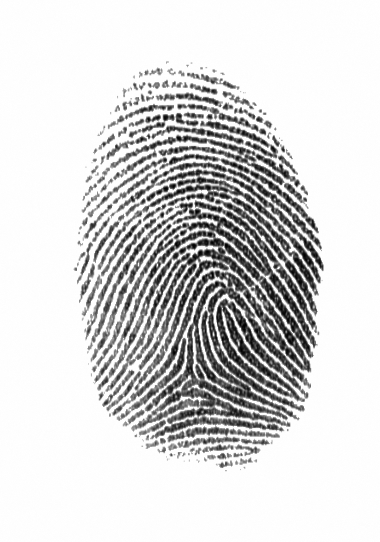
#> input picture fingerprints/finger_print_01_01_C.bmp, 380 x 542 px
$ jupyter execute main.ipynb
#> lines starting #> are read from the running program, lines starting #| are printed output that depends on the picture
### ImageProportionalResizer.py
import cv2 as cv


class ImageProportionalResizer:
    def resize(self, image, proportion=1/3):
        return cv.resize(image, (int(image.shape[1] * proportion), int(image.shape[0] * proportion)))

### OrientationFieldCreator.py
import cv2 as cv
import numpy as np


class OrientationFieldCreator:
    def __init__(self, block_size):
        self.block_size = block_size

    def _calculate_gradients(self, image, block_size):
        b = block_size // 2
        gradient_x, gradient_y = cv.Sobel(image, cv.CV_64F, 1, 0, ksize=3), cv.Sobel(image, cv.CV_64F, 0, 1, ksize=3)
        g_xx = np.zeros_like(image, dtype=float)
        g_yy = np.zeros_like(image, dtype=float)
        g_xy = np.zeros_like(image, dtype=float)
        for i in range(b, gradient_x.shape[0] - b):
            for j in range(b, gradient_x.shape[1] - b):
                window_x = gradient_x[i-b:i+b+1, j-b:j+b+1]
                window_y = gradient_y[i-b:i+b+1, j-b:j+b+1]
                g_xx[i, j] = np.sum(window_x ** 2)
                g_yy[i, j] = np.sum(window_y ** 2)
                g_xy[i, j] = np.sum(window_x * window_y)
        return g_xx, g_yy, g_xy

    def create_field_for(self, image):
        gray_image = cv.cvtColor(image, cv.COLOR_BGR2GRAY) if len(image.shape) == 3 else image
        g_xx, g_yy, g_xy = self._calculate_gradients(gray_image, self.block_size)
        return np.rad2deg(0.5 * np.pi + 0.5 * np.arctan2(2 * g_xy, g_xx - g_yy)) % 180

### HighContrastPointDetector.py
import numpy as np
import cv2 as cv


class HighContrastPointDetector:
    def __init__(self, std):
        self.std = std

    def calculate_for(self, image):
        total_gradient_change = self._calculate_gradient(image)
        return np.argwhere(total_gradient_change > self._contrast_threshold(total_gradient_change))

    def _contrast_threshold(self, total_gradient_change):
        return np.mean(total_gradient_change) + self.std * np.std(total_gradient_change)

    def _calculate_gradient(self, image):
        sobel_x_abs = np.abs(cv.Sobel(image, cv.CV_64F, 1, 0, ksize=11))
        sobel_y_abs = np.abs(cv.Sobel(image, cv.CV_64F, 0, 1, ksize=11))
        return sobel_x_abs + sobel_y_abs

### ClusterCreator.py
from collections import defaultdict

from sklearn.cluster import DBSCAN


class ClusterCreator:
    def __init__(self, distance=10, minimum_samples_per_cluster=12):
        self.distance = distance
        self.minimum_samples_per_cluster = minimum_samples_per_cluster

    def calculate(self, points):
        return self._create_dictionary(DBSCAN(eps=self.distance, min_samples=self.minimum_samples_per_cluster)
                                       .fit(points), points)

    def _create_dictionary(self, clustering, points):
        clusters = defaultdict(lambda: [])
        for label, point in zip(clustering.labels_, points):
            if label != -1: clusters[label].append(point)
        return clusters

### Fingerprint.py
from ClusterCreator import ClusterCreator
from HighContrastPointDetector import HighContrastPointDetector
from ImageProportionalResizer import ImageProportionalResizer
from OrientationFieldCreator import OrientationFieldCreator

resizer = ImageProportionalResizer()
orientation_field_creator = OrientationFieldCreator(16)
hc_detector = HighContrastPointDetector(3.5)
cluster_creator = ClusterCreator(distance=5, minimum_samples_per_cluster=20)


class Fingerprint:
    def __init__(self, name, fingerprint_image):
        self.name = name
        self.resized_image = resizer.resize(fingerprint_image, proportion=1/3) if fingerprint_image.shape[0] > 200 else fingerprint_image
        self.orientation_field = orientation_field_creator.create_field_for(self.resized_image)
        self.hc_points = hc_detector.calculate_for(self.orientation_field)
        self.clusters = cluster_creator.calculate(self.hc_points)

### DistanceCalculator.py
import numpy as np


class DistanceCalculator:
    def _normalize(self, coords):
        min_x = min([coord[0] for coord in coords])
        max_x = max([coord[0] for coord in coords])
        min_y = min([coord[1] for coord in coords])
        max_y = max([coord[1] for coord in coords])
        return np.array([
            np.array([(x - min_x) / (max_x - min_x) if max_x != min_x else 0,
                      (y - min_y) / (max_y - min_y) if max_y != min_y else 0]) for x, y in coords])

    def calculate_distances(self, one_d_points):
        result = []
        for i in range(len([one_d_points[-1]])):
            for j in range(i + 1, len(one_d_points)):
                result.append(abs(one_d_points[i] - one_d_points[j]))
        return result

    def calculate_distance_intra_cluster(self, coords):
        coords = self._normalize(coords)
        max_coord = np.max(coords, axis=0)
        min_coord = np.min(coords, axis=0)
        quartile_x = np.percentile([coord[0] for coord in coords], [10, 20, 25, 30, 40, 50, 60, 70, 75, 80, 90, 100])
        quartile_y = np.percentile([coord[1] for coord in coords], [10, 20, 25, 30, 40, 50, 60, 70, 75, 80, 90, 100])
        centroid = np.mean(coords, axis=0)
        return np.mean(self.calculate_distances(
            list(quartile_x) + list(quartile_y) + list(max_coord) + list(min_coord) + list(centroid)))

    def _calculate_distance_inter_cluster(self, coords_cluster1, coords_cluster2):
        return abs(self.calculate_distance_intra_cluster(coords_cluster1) - self.calculate_distance_intra_cluster(
            coords_cluster2))

    def distance_for(self, finger_print_1, finger_print_2):
        distances = []
        for cluster_key_i in finger_print_1.clusters.keys():
            for cluster_key_j in finger_print_2.clusters.keys():
                distances.append(self._calculate_distance_inter_cluster(finger_print_1.clusters[cluster_key_i],
                                                                        finger_print_2.clusters[cluster_key_j]))
        return abs(len(finger_print_1.clusters) - len(finger_print_2.clusters)) / np.min(distances) if distances else 100

### FingerprintComparator.py
from DistanceCalculator import DistanceCalculator


class FingerPrintDistanceDTO:
    def __init__(self, finger_print, distance):
        self.fingerprint = finger_print
        self.distance = distance

    def __str__(self):
        return self.fingerprint.name + " --> " + str(self.distance) if self.fingerprint is not None else "Not found"


class FingerPrintComparator:
    def __init__(self, finger_prints):
        self._fingerprints = finger_prints
        self._distance_calculator = DistanceCalculator()

    def fingerprint_similar_to(self, this_finger_print):
        result = []
        for finger_print in self._fingerprints:
            dto = self.create_dto(self._distance_calculator.distance_for(this_finger_print, finger_print), finger_print)
            result.append(dto)
        return result

    def create_dto(self, distance, finger_print):
        return FingerPrintDistanceDTO(finger_print, distance)

### main.ipynb
[cell 1]
from HighContrastPointDetector import HighContrastPointDetector
from ImageProportionalResizer import ImageProportionalResizer
from OrientationFieldCreator import OrientationFieldCreator
from FingerprintComparator import FingerPrintComparator
from DistanceCalculator import DistanceCalculator
from ClusterCreator import ClusterCreator
from Fingerprint import Fingerprint
import matplotlib.pyplot as plt
import numpy as np
import cv2 as cv
import os

[cell 2]
resizer = ImageProportionalResizer()
image_01_01 = resizer.resize(cv.imread('fingerprints/finger_print_01_01_C.bmp'))
image_01_02 = resizer.resize(cv.imread('fingerprints/finger_print_01_02_C.bmp'))
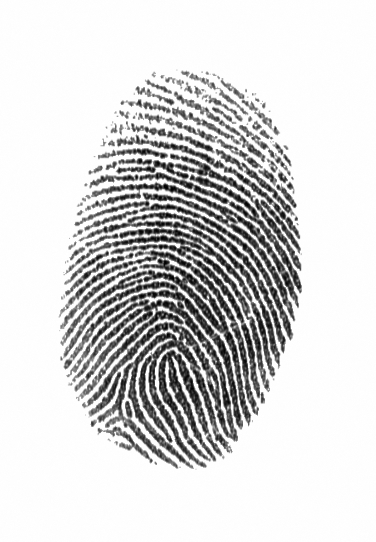
#> input picture fingerprints/finger_print_01_02_C.bmp, 376 x 542 px
image_02 = resizer.resize(cv.imread('fingerprints/finger_print_06.bmp'))
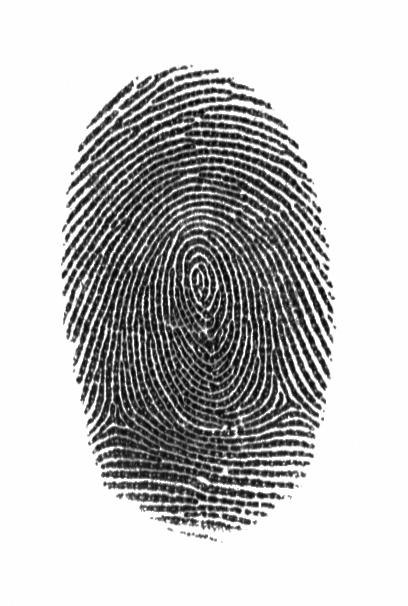
#> input picture fingerprints/finger_print_06.bmp, 408 x 606 px
image_03 = cv.imread('fingerprints/example_0.bmp')
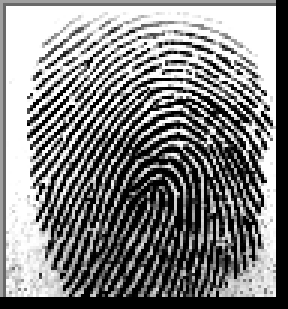
#> input picture fingerprints/example_0.bmp, 96 x 103 px (shown 3 times larger)
#> image_03 is the input picture: shape (103, 96, 3); min 0, max 255, mean 130

[cell 3]
print(image_01_01.shape)
#| (180, 126, 3)
print(image_01_02.shape)
#| (180, 125, 3)
print(image_02.shape)
#| (202, 136, 3)
print(image_03.shape)
#| (103, 96, 3)

[cell 4]
orientation_field_creator = OrientationFieldCreator(16)
if not os.path.exists("orientation_fields"): os.makedirs("orientation_fields")

def show(im1, im2):
    plt.subplot(1,2,1)
    plt.axis('off')
    plt.imshow(im1, cmap='gray', vmin=0, vmax=255)
    plt.subplot(1,2,2)
    plt.axis('off')
    plt.imshow(im2)

orientation_field_image_01_01 = orientation_field_creator.create_field_for(image_01_01)
cv.imwrite("orientation_fields/orientation_field_image_01_01.png", orientation_field_image_01_01)
show(orientation_field_image_01_01, cv.imread('fingerprints/finger_print_01_01_C.bmp'))

[cell 5]
orientation_field_image_01_02 = orientation_field_creator.create_field_for(image_01_02)
cv.imwrite("orientation_fields/orientation_field_image_01_02.png", orientation_field_image_01_02)
show(orientation_field_image_01_02, cv.imread('fingerprints/finger_print_01_02_C.bmp'))

[cell 6]
orientation_field_image_02 = orientation_field_creator.create_field_for(image_02)
#> call 3 of _calculate_gradients, with block_size = 16
#> after the loop in _calculate_gradients (call 3), `for i in range(b, gradient_x.shape[0] - b):`:
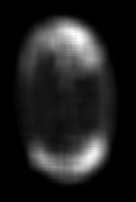
#> g_yy: shape (202, 136) float64; min 0, max 93150463, mean 12048423; drawn with min black and max white
cv.imwrite("orientation_fields/orientation_field_image_02.png", orientation_field_image_02)
show(orientation_field_image_02, cv.imread('fingerprints/finger_print_06.bmp'))

[cell 7]
orientation_field_image_03 = orientation_field_creator.create_field_for(image_03)
#> call 4 of _calculate_gradients, with block_size = 16
#> after the loop in _calculate_gradients (call 4), `for i in range(b, gradient_x.shape[0] - b):`:
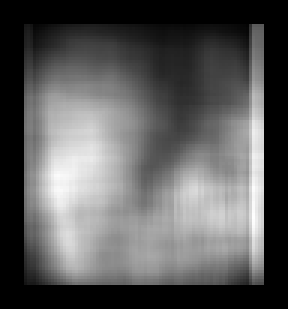
#> g_xx: shape (103, 96) float64 (shown 3 times larger); min 0, max 92487054, mean 32861683.6; drawn with min black and max white
#> after the loop in _calculate_gradients (call 4), `for i in range(b, gradient_x.shape[0] - b):`:
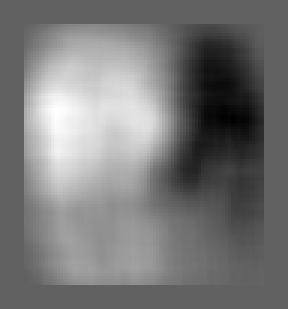
#> g_xy: shape (103, 96) float64 (shown 3 times larger); min -34813789, max 56295698, mean 8072548.4; drawn with min black and max white
#> after the loop in _calculate_gradients (call 4), `for i in range(b, gradient_x.shape[0] - b):`:
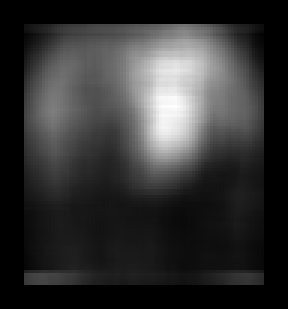
#> g_yy: shape (103, 96) float64 (shown 3 times larger); min 0, max 128684587, mean 25481426.7; drawn with min black and max white
#> in create_field_for (call 4), `return np.rad2deg(0.5 * np.pi + 0.5 * np.arctan2(2 * g_xy, g_xx - g_yy..`:
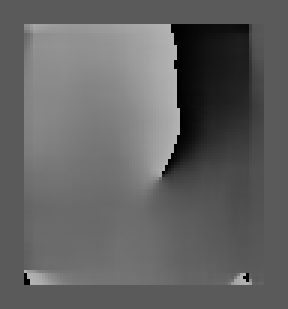
#> returned value: shape (103, 96) float64 (shown 3 times larger); min 0.00639, max 180, mean 98.9
cv.imwrite("orientation_fields/orientation_field_image_03.png", orientation_field_image_03)
show(orientation_field_image_03, cv.imread('fingerprints/example_0.bmp'))

[cell 8]
def create_image_with_hc(image):
    result = image.copy()
    for point in HighContrastPointDetector(3.7).calculate_for(image):
        cv.circle(result, (point[1], point[0]), 1, (0, 255, 0), -1)
    return result

image = cv.cvtColor(cv.imread("orientation_fields/orientation_field_image_01_01.png", cv.COLOR_GRAY2BGR), cv.COLOR_GRAY2BGR)
#> image: shape (180, 126, 3); min 0, max 180, mean 90.4
show(create_image_with_hc(image), image)
#> in calculate_for, `total_gradient_change = self._calculate_gradient(image)`:
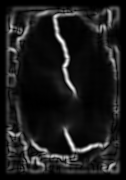
#> total_gradient_change: shape (180, 126, 3) float64; min 0, max 32548276, mean 3538035; drawn with min black and max white
#> the loop in create_image_with_hc, `for point in HighContrastPointDetector(3.7).calculate_for(image):` made 1107 passes
#> point on passes 1 to 3: [11, 109, 0], [11, 109, 1], [11, 109, 2]
#> after the loop in create_image_with_hc, `for point in HighContrastPointDetector(3.7).calculate_for(image):`:
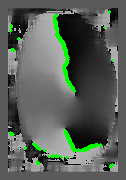
#> result: shape (180, 126, 3); mean B, G, R 87.2, 95.8, 87.2

[cell 9]
image = cv.cvtColor(cv.imread("orientation_fields/orientation_field_image_01_02.png", cv.COLOR_GRAY2BGR), cv.COLOR_GRAY2BGR)
show(create_image_with_hc(image), image)
#> the loop in create_image_with_hc (call 2), `for point in HighContrastPointDetector(3.7).calculate_for(image):` made 942 passes
#> point on passes 1 to 3: [11, 79, 0], [11, 79, 1], [11, 79, 2]

[cell 10]
image = cv.cvtColor(cv.imread("orientation_fields/orientation_field_image_02.png", cv.COLOR_GRAY2BGR), cv.COLOR_GRAY2BGR)
show(create_image_with_hc(image), image)

[cell 11]
image = cv.cvtColor(cv.imread("orientation_fields/orientation_field_image_03.png", cv.COLOR_GRAY2BGR), cv.COLOR_GRAY2BGR)
show(create_image_with_hc(image), image)

[cell 12]
def show_cluster(image, clusters):
    plt.subplot(1,2,1)
    plt.axis('off')
    plt.imshow(create_image_with_hc(cv.cvtColor(image, cv.COLOR_GRAY2BGR)), cmap='gray', vmin=0, vmax=255)
    plt.subplot(1,2,2)
    plt.axis('off')
    plt.imshow(cv.cvtColor(image, cv.COLOR_BGR2RGB))
    colors = [plt.cm.Spectral(each) for each in np.linspace(0, 1, len(clusters))]
    for label, (color, points) in enumerate(zip(colors, clusters.values())):
        cluster_points = np.array(points)
        plt.plot(cluster_points[:, 1], cluster_points[:, 0], 'o', markerfacecolor=tuple(color), markeredgecolor="k", markersize=8)

image = cv.imread("orientation_fields/orientation_field_image_01_01.png", cv.COLOR_GRAY2BGR)
hc_points = HighContrastPointDetector(4).calculate_for(image)
#> hc_points = 270 pairs, first value 15 to 167, second value 11 to 111
dictionary = ClusterCreator().calculate(hc_points)
#> the loop in _create_dictionary, `for label, point in zip(clustering.labels_, points):` made 270 passes
#> (label, point) on passes 1 to 3: (0, [15, 55]), (0, [15, 56]), (0, [15, 57])
#> dictionary = 2 items
show_cluster(image, dictionary)
#> in show_cluster, `colors = [plt.cm.Spectral(each) for each in np.linspace(0, 1, len(clus..`: colors = [(0.62, 0.00392, 0.259, 1), (0.369, 0.31, 0.635, 1)]
#> the loop in show_cluster, `for label, (color, points) in enumerate(zip(colors, clusters.values())):` made 2 passes
#> (label, color) on passes 1 to 2: (0, (0.62, 0.00392, 0.259, 1)), (1, (0.369, 0.31, 0.635, 1))

[cell 13]
image = cv.imread("orientation_fields/orientation_field_image_01_02.png", cv.COLOR_GRAY2BGR)
hc_points = HighContrastPointDetector(3.7).calculate_for(image)
#> hc_points = 314 pairs, first value 11 to 158, second value 10 to 115
dictionary = ClusterCreator().calculate(hc_points)
#> the loop in _create_dictionary (call 2), `for label, point in zip(clustering.labels_, points):` made 314 passes
#> (label, point) on passes 1 to 3: (0, [11, 79]), (-1, [12, 20]), (0, [12, 108])
#> dictionary = 4 items
show_cluster(image, dictionary)
#> the loop in show_cluster (call 2), `for label, (color, points) in enumerate(zip(colors, clusters.values())):` made 4 passes
#> color on passes 1 to 4: (0.62, 0.00392, 0.259, 1), (0.993, 0.748, 0.435, 1), (0.748, 0.898, 0.627, 1), (0.369, 0.31, 0.635, 1)

[cell 14]
image = cv.imread("orientation_fields/orientation_field_image_02.png", cv.COLOR_GRAY2BGR)
hc_points = HighContrastPointDetector(3.7).calculate_for(image)
#> hc_points = 449 pairs, first value 10 to 191, second value 10 to 122
dictionary = ClusterCreator().calculate(hc_points)
#> dictionary = 5 items
show_cluster(image, dictionary)

[cell 15]
image = cv.imread("orientation_fields/orientation_field_image_03.png", cv.COLOR_GRAY2BGR)
hc_points = HighContrastPointDetector(3.7).calculate_for(image)
#> hc_points = 183 pairs, first value 8 to 94, second value 9 to 61
dictionary = ClusterCreator().calculate(hc_points)
#> dictionary = 1 item
show_cluster(image, dictionary)

[cell 16]
fingerprint_01_01 = Fingerprint("finger_print_01_01", cv.imread("fingerprints/finger_print_01_01_C.bmp", cv.COLOR_GRAY2BGR))
#> in __init__, `self.name = name`: self.name = 'finger_print_01_01'
#> in __init__, `self.hc_points = hc_detector.calculate_for(self.orientation_field)`: self.hc_points = 437 pairs, first value 11 to 167, second value 10 to 113
#> in __init__, `self.clusters = cluster_creator.calculate(self.hc_points)`: self.clusters = 3 items
fingerprint_01_02 = Fingerprint("finger_print_01_02", cv.imread("fingerprints/finger_print_01_02_C.bmp", cv.COLOR_GRAY2BGR))
fingerprint_02 = Fingerprint("finger_print_02", cv.imread("fingerprints/finger_print_06.bmp", cv.COLOR_GRAY2BGR))
fingerprint_03 = Fingerprint("fingerprint_03", cv.imread("fingerprints/example_0.bmp", cv.COLOR_GRAY2BGR)[:, :, 0])

show_cluster(fingerprint_01_01.resized_image, fingerprint_01_01.clusters)

[cell 17]
show_cluster(fingerprint_01_02.resized_image, fingerprint_01_02.clusters)

[cell 18]
show_cluster(fingerprint_02.resized_image, fingerprint_02.clusters)

[cell 19]
show_cluster(fingerprint_03.resized_image, fingerprint_03.clusters)

[cell 20]
finger_prints = [fingerprint_01_01, fingerprint_01_02, fingerprint_02, fingerprint_03]
names = ["fingerprint_01_01", "fingerprint_01_02", "fingerprint_02", "fingerprint_03"]

calculator = DistanceCalculator()

def not_computed(i, j):
    return i < j

fingerprint_comparison_results = {}
for i, fingerprint1 in enumerate(finger_prints):
    for j, fingerprint2 in enumerate(finger_prints):
        if not_computed(i, j):
            fingerprint_comparison_results[f"{names[i]} vs {names[j]}"] = calculator.distance_for(fingerprint1, fingerprint2)
#> this loop made 4 passes

fingerprint_comparison_results

[cell 21]
comparator = FingerPrintComparator([fingerprint_01_01, fingerprint_03, fingerprint_02])
print(comparator.fingerprint_similar_to(fingerprint_01_02))
#> the loop in fingerprint_similar_to, `for finger_print in self._fingerprints:` made 3 passes
#> (printed output is left out)
